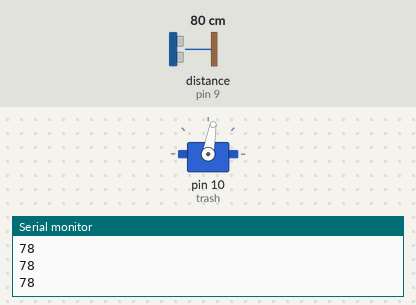
Simulated run of this sketch. Board: Arduino Uno, built with avr-gcc and run on an emulated ATmega328P. On the bench: servo, the last lines printed to the serial monitor. Wiring (inferred from the names in the program): ultrasonic range finder: trigger pin 8; echo pin 9. Inputs (shaded band) come from the test bench; at power-on: distance to the obstacle (sensor on pin 9) 80 cm. The echo pulse lasts 58.3 µs per cm.

Above: at 1.2 s.
1.3 s: distance to the obstacle (sensor on pin 9) set to 13 cm
2.8 s: distance to the obstacle (sensor on pin 9) set to 9 cm
At 3.7 s:
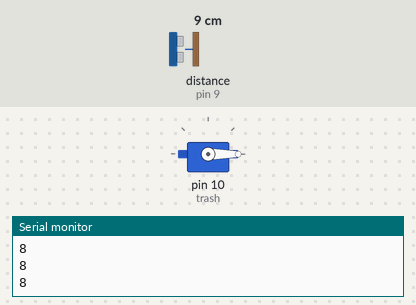
4.3 s: distance to the obstacle (sensor on pin 9) set to 18 cm
At 5.5 s:
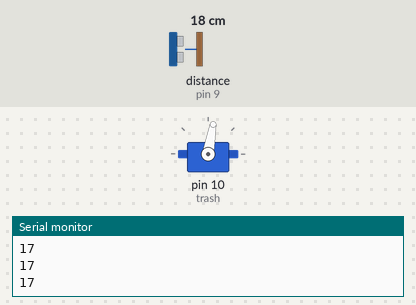
5.8 s: distance to the obstacle (sensor on pin 9) set to 2 cm
At 7.1 s:
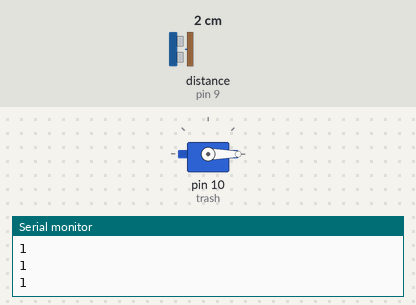
Timing chart, 0 to 8.3 s (numbered marks = the images above; inputs shaded):
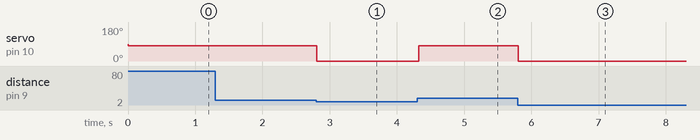

The sketch:

trash.ino
```cpp
#include   <Servo.h>

Servo trash;     //서브모터 객체 설정(이름 : trash)

int trig = 8;        //(t = trig)
int echo = 9;      //(e =     )

void setup() {
  Serial.begin(9600);
 trash.attach(10);
    pinMode(trig, OUTPUT);
    pinMode(echo, INPUT);
    }


void loop() {
digitalWrite(trig,HIGH);
delayMicroseconds(10);
digitalWrite(trig,LOW);


long duration = pulseIn(echo,HIGH);
                           //초음파가 나갔다 온 시간을 측정한다
long distance= (340 * duration)/2/10000;
                        //거리를 계산해 distance에 저장
Serial.println(distance);

if (distance <= 10) {      //만약 초음파센서와 물체의 거리가 10cm 이하라면
  trash.write(0);     // 서브모터의 각도를 80도로 변경 = 쓰레기통 뚜껑 열림
  delay(100);    // 0.1초 대기(1초 = 1000)
}else{                            //초음파센서와 물체의 거리가 10cm 초과라면
  trash.write(80);
  // 서브모터의 각도를 0도로 조정 = 쓰레기통 뚜껑 닫힘
    }
}
```

Measured:
- the behaviour switches between 12 and 11 cm on distance to the obstacle (sensor on pin 9) (found by bisection; images 0 and 1)
- after the input at 2.8 s, servo on pin 10 (trash): 80° → 0° at once
- after the input at 4.3 s, servo on pin 10 (trash): 0° → 80° at once
- after the input at 5.8 s, servo on pin 10 (trash): 80° → 0° at once
